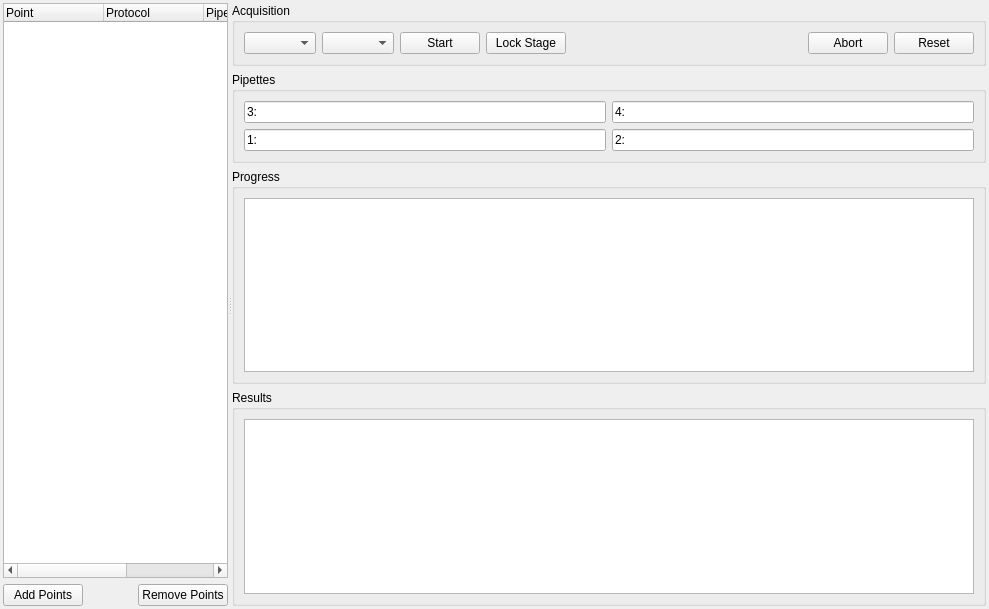
<?xml version="1.0" encoding="UTF-8"?>
<ui version="4.0">
 <class>Form</class>
 <widget class="QWidget" name="Form">
  <property name="geometry">
   <rect>
    <x>0</x>
    <y>0</y>
    <width>989</width>
    <height>609</height>
   </rect>
  </property>
  <property name="windowTitle">
   <string>Autopatch</string>
  </property>
  <layout class="QGridLayout" name="gridLayout">
   <property name="leftMargin">
    <number>3</number>
   </property>
   <property name="topMargin">
    <number>3</number>
   </property>
   <property name="rightMargin">
    <number>3</number>
   </property>
   <property name="bottomMargin">
    <number>3</number>
   </property>
   <item row="1" column="0">
    <widget class="QSplitter" name="splitter">
     <property name="orientation">
      <enum>Qt::Horizontal</enum>
     </property>
     <widget class="QWidget" name="layoutWidget">
      <layout class="QVBoxLayout" name="verticalLayout">
       <item>
        <widget class="QTreeWidget" name="pointTree">
         <property name="alternatingRowColors">
          <bool>true</bool>
         </property>
         <property name="selectionMode">
          <enum>QAbstractItemView::ExtendedSelection</enum>
         </property>
         <column>
          <property name="text">
           <string>Point</string>
          </property>
         </column>
         <column>
          <property name="text">
           <string>Protocol</string>
          </property>
         </column>
         <column>
          <property name="text">
           <string>Pipette</string>
          </property>
         </column>
         <column>
          <property name="text">
           <string>Status</string>
          </property>
         </column>
        </widget>
       </item>
       <item>
        <layout class="QHBoxLayout" name="horizontalLayout">
         <item>
          <widget class="QPushButton" name="addPointsBtn">
           <property name="text">
            <string>Add Points</string>
           </property>
           <property name="checkable">
            <bool>true</bool>
           </property>
          </widget>
         </item>
         <item>
          <spacer name="horizontalSpacer">
           <property name="orientation">
            <enum>Qt::Horizontal</enum>
           </property>
           <property name="sizeHint" stdset="0">
            <size>
             <width>68</width>
             <height>20</height>
            </size>
           </property>
          </spacer>
         </item>
         <item>
          <widget class="QPushButton" name="removePointsBtn">
           <property name="text">
            <string>Remove Points</string>
           </property>
          </widget>
         </item>
        </layout>
       </item>
      </layout>
     </widget>
     <widget class="QWidget" name="layoutWidget">
      <layout class="QVBoxLayout" name="verticalLayout_2">
       <item>
        <widget class="QGroupBox" name="groupBox_3">
         <property name="title">
          <string>Acquisition</string>
         </property>
         <layout class="QGridLayout" name="gridLayout_2">
          <item row="0" column="3">
           <widget class="QPushButton" name="lockStageBtn">
            <property name="text">
             <string>Lock Stage</string>
            </property>
            <property name="checkable">
             <bool>true</bool>
            </property>
           </widget>
          </item>
          <item row="0" column="7">
           <widget class="QPushButton" name="resetBtn">
            <property name="text">
             <string>Reset</string>
            </property>
           </widget>
          </item>
          <item row="0" column="6">
           <widget class="QPushButton" name="abortBtn">
            <property name="text">
             <string>Abort</string>
            </property>
           </widget>
          </item>
          <item row="0" column="2">
           <widget class="QPushButton" name="startBtn">
            <property name="text">
             <string>Start</string>
            </property>
            <property name="checkable">
             <bool>true</bool>
            </property>
           </widget>
          </item>
          <item row="0" column="0">
           <widget class="QComboBox" name="protocolCombo"/>
          </item>
          <item row="0" column="4">
           <spacer name="horizontalSpacer_2">
            <property name="orientation">
             <enum>Qt::Horizontal</enum>
            </property>
            <property name="sizeHint" stdset="0">
             <size>
              <width>341</width>
              <height>20</height>
             </size>
            </property>
           </spacer>
          </item>
          <item row="0" column="1">
           <widget class="QComboBox" name="jobDistributionStrategyCombo"/>
          </item>
         </layout>
        </widget>
       </item>
       <item>
        <widget class="QGroupBox" name="groupBox_4">
         <property name="title">
          <string>Pipettes</string>
         </property>
         <layout class="QGridLayout" name="gridLayout_5">
          <item row="1" column="2">
           <widget class="QLineEdit" name="pip2Status">
            <property name="text">
             <string>2:</string>
            </property>
            <property name="readOnly">
             <bool>true</bool>
            </property>
           </widget>
          </item>
          <item row="1" column="1">
           <widget class="QLineEdit" name="pip1Status">
            <property name="text">
             <string>1:</string>
            </property>
            <property name="readOnly">
             <bool>true</bool>
            </property>
           </widget>
          </item>
          <item row="0" column="1">
           <widget class="QLineEdit" name="pip3Status">
            <property name="text">
             <string>3:</string>
            </property>
            <property name="readOnly">
             <bool>true</bool>
            </property>
           </widget>
          </item>
          <item row="0" column="2">
           <widget class="QLineEdit" name="pip4Status">
            <property name="text">
             <string>4:</string>
            </property>
            <property name="readOnly">
             <bool>true</bool>
            </property>
           </widget>
          </item>
         </layout>
        </widget>
       </item>
       <item>
        <widget class="QGroupBox" name="groupBox_2">
         <property name="title">
          <string>Progress</string>
         </property>
         <layout class="QGridLayout" name="gridLayout_4">
          <item row="0" column="0">
           <widget class="QPlainTextEdit" name="plainTextEdit"/>
          </item>
         </layout>
        </widget>
       </item>
       <item>
        <widget class="QGroupBox" name="groupBox">
         <property name="title">
          <string>Results</string>
         </property>
         <layout class="QGridLayout" name="gridLayout_3">
          <item row="0" column="0">
           <widget class="QPlainTextEdit" name="resultText"/>
          </item>
         </layout>
        </widget>
       </item>
      </layout>
     </widget>
    </widget>
   </item>
  </layout>
 </widget>
 <resources/>
 <connections/>
</ui>
